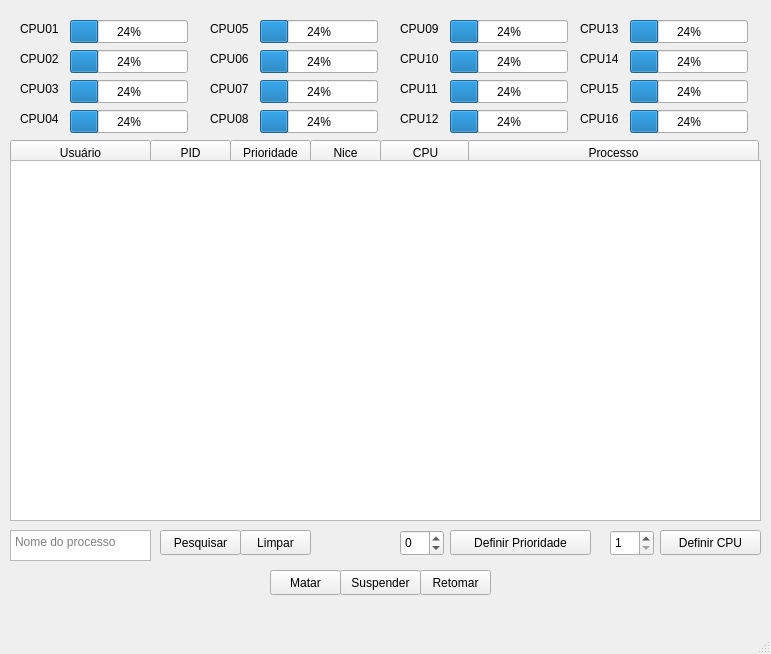
<?xml version="1.0" encoding="UTF-8"?>
<ui version="4.0">
 <class>MainWindow</class>
 <widget class="QMainWindow" name="MainWindow">
  <property name="geometry">
   <rect>
    <x>0</x>
    <y>0</y>
    <width>771</width>
    <height>654</height>
   </rect>
  </property>
  <property name="windowTitle">
   <string>MainWindow</string>
  </property>
  <widget class="QWidget" name="centralwidget">
   <widget class="QProgressBar" name="progressBar">
    <property name="geometry">
     <rect>
      <x>70</x>
      <y>20</y>
      <width>118</width>
      <height>23</height>
     </rect>
    </property>
    <property name="value">
     <number>24</number>
    </property>
    <property name="textVisible">
     <bool>true</bool>
    </property>
   </widget>
   <widget class="QProgressBar" name="progressBar_2">
    <property name="geometry">
     <rect>
      <x>70</x>
      <y>50</y>
      <width>118</width>
      <height>23</height>
     </rect>
    </property>
    <property name="value">
     <number>24</number>
    </property>
   </widget>
   <widget class="QProgressBar" name="progressBar_3">
    <property name="geometry">
     <rect>
      <x>70</x>
      <y>80</y>
      <width>118</width>
      <height>23</height>
     </rect>
    </property>
    <property name="value">
     <number>24</number>
    </property>
   </widget>
   <widget class="QProgressBar" name="progressBar_4">
    <property name="geometry">
     <rect>
      <x>70</x>
      <y>110</y>
      <width>118</width>
      <height>23</height>
     </rect>
    </property>
    <property name="value">
     <number>24</number>
    </property>
   </widget>
   <widget class="QProgressBar" name="progressBar_5">
    <property name="geometry">
     <rect>
      <x>260</x>
      <y>20</y>
      <width>118</width>
      <height>23</height>
     </rect>
    </property>
    <property name="value">
     <number>24</number>
    </property>
   </widget>
   <widget class="QProgressBar" name="progressBar_6">
    <property name="geometry">
     <rect>
      <x>260</x>
      <y>50</y>
      <width>118</width>
      <height>23</height>
     </rect>
    </property>
    <property name="value">
     <number>24</number>
    </property>
   </widget>
   <widget class="QProgressBar" name="progressBar_7">
    <property name="geometry">
     <rect>
      <x>260</x>
      <y>80</y>
      <width>118</width>
      <height>23</height>
     </rect>
    </property>
    <property name="value">
     <number>24</number>
    </property>
   </widget>
   <widget class="QProgressBar" name="progressBar_8">
    <property name="geometry">
     <rect>
      <x>260</x>
      <y>110</y>
      <width>118</width>
      <height>23</height>
     </rect>
    </property>
    <property name="value">
     <number>24</number>
    </property>
   </widget>
   <widget class="QProgressBar" name="progressBar_9">
    <property name="geometry">
     <rect>
      <x>450</x>
      <y>20</y>
      <width>118</width>
      <height>23</height>
     </rect>
    </property>
    <property name="value">
     <number>24</number>
    </property>
   </widget>
   <widget class="QProgressBar" name="progressBar_10">
    <property name="geometry">
     <rect>
      <x>450</x>
      <y>50</y>
      <width>118</width>
      <height>23</height>
     </rect>
    </property>
    <property name="value">
     <number>24</number>
    </property>
   </widget>
   <widget class="QProgressBar" name="progressBar_11">
    <property name="geometry">
     <rect>
      <x>450</x>
      <y>80</y>
      <width>118</width>
      <height>23</height>
     </rect>
    </property>
    <property name="value">
     <number>24</number>
    </property>
   </widget>
   <widget class="QProgressBar" name="progressBar_12">
    <property name="geometry">
     <rect>
      <x>450</x>
      <y>110</y>
      <width>118</width>
      <height>23</height>
     </rect>
    </property>
    <property name="value">
     <number>24</number>
    </property>
   </widget>
   <widget class="QProgressBar" name="progressBar_13">
    <property name="geometry">
     <rect>
      <x>630</x>
      <y>20</y>
      <width>118</width>
      <height>23</height>
     </rect>
    </property>
    <property name="value">
     <number>24</number>
    </property>
   </widget>
   <widget class="QProgressBar" name="progressBar_14">
    <property name="geometry">
     <rect>
      <x>630</x>
      <y>50</y>
      <width>118</width>
      <height>23</height>
     </rect>
    </property>
    <property name="value">
     <number>24</number>
    </property>
   </widget>
   <widget class="QProgressBar" name="progressBar_15">
    <property name="geometry">
     <rect>
      <x>630</x>
      <y>80</y>
      <width>118</width>
      <height>23</height>
     </rect>
    </property>
    <property name="value">
     <number>24</number>
    </property>
   </widget>
   <widget class="QProgressBar" name="progressBar_16">
    <property name="geometry">
     <rect>
      <x>630</x>
      <y>110</y>
      <width>118</width>
      <height>23</height>
     </rect>
    </property>
    <property name="value">
     <number>24</number>
    </property>
   </widget>
   <widget class="QLabel" name="label">
    <property name="geometry">
     <rect>
      <x>20</x>
      <y>20</y>
      <width>51</width>
      <height>17</height>
     </rect>
    </property>
    <property name="text">
     <string>CPU01</string>
    </property>
   </widget>
   <widget class="QLabel" name="label_2">
    <property name="geometry">
     <rect>
      <x>20</x>
      <y>50</y>
      <width>51</width>
      <height>17</height>
     </rect>
    </property>
    <property name="text">
     <string>CPU02</string>
    </property>
   </widget>
   <widget class="QLabel" name="label_3">
    <property name="geometry">
     <rect>
      <x>20</x>
      <y>80</y>
      <width>51</width>
      <height>17</height>
     </rect>
    </property>
    <property name="text">
     <string>CPU03</string>
    </property>
   </widget>
   <widget class="QLabel" name="label_4">
    <property name="geometry">
     <rect>
      <x>20</x>
      <y>110</y>
      <width>51</width>
      <height>17</height>
     </rect>
    </property>
    <property name="text">
     <string>CPU04</string>
    </property>
   </widget>
   <widget class="QLabel" name="label_5">
    <property name="geometry">
     <rect>
      <x>210</x>
      <y>20</y>
      <width>51</width>
      <height>17</height>
     </rect>
    </property>
    <property name="text">
     <string>CPU05</string>
    </property>
   </widget>
   <widget class="QLabel" name="label_6">
    <property name="geometry">
     <rect>
      <x>210</x>
      <y>50</y>
      <width>51</width>
      <height>17</height>
     </rect>
    </property>
    <property name="text">
     <string>CPU06</string>
    </property>
   </widget>
   <widget class="QLabel" name="label_7">
    <property name="geometry">
     <rect>
      <x>210</x>
      <y>80</y>
      <width>51</width>
      <height>17</height>
     </rect>
    </property>
    <property name="text">
     <string>CPU07</string>
    </property>
   </widget>
   <widget class="QLabel" name="label_8">
    <property name="geometry">
     <rect>
      <x>210</x>
      <y>110</y>
      <width>51</width>
      <height>17</height>
     </rect>
    </property>
    <property name="text">
     <string>CPU08</string>
    </property>
   </widget>
   <widget class="QLabel" name="label_9">
    <property name="geometry">
     <rect>
      <x>400</x>
      <y>20</y>
      <width>51</width>
      <height>17</height>
     </rect>
    </property>
    <property name="text">
     <string>CPU09</string>
    </property>
   </widget>
   <widget class="QLabel" name="label_10">
    <property name="geometry">
     <rect>
      <x>400</x>
      <y>50</y>
      <width>51</width>
      <height>17</height>
     </rect>
    </property>
    <property name="text">
     <string>CPU10</string>
    </property>
   </widget>
   <widget class="QLabel" name="label_11">
    <property name="geometry">
     <rect>
      <x>400</x>
      <y>80</y>
      <width>51</width>
      <height>17</height>
     </rect>
    </property>
    <property name="text">
     <string>CPU11</string>
    </property>
   </widget>
   <widget class="QLabel" name="label_12">
    <property name="geometry">
     <rect>
      <x>400</x>
      <y>110</y>
      <width>51</width>
      <height>17</height>
     </rect>
    </property>
    <property name="text">
     <string>CPU12</string>
    </property>
   </widget>
   <widget class="QLabel" name="label_13">
    <property name="geometry">
     <rect>
      <x>580</x>
      <y>20</y>
      <width>51</width>
      <height>17</height>
     </rect>
    </property>
    <property name="text">
     <string>CPU13</string>
    </property>
   </widget>
   <widget class="QLabel" name="label_14">
    <property name="geometry">
     <rect>
      <x>580</x>
      <y>50</y>
      <width>51</width>
      <height>17</height>
     </rect>
    </property>
    <property name="text">
     <string>CPU14</string>
    </property>
   </widget>
   <widget class="QLabel" name="label_15">
    <property name="geometry">
     <rect>
      <x>580</x>
      <y>80</y>
      <width>51</width>
      <height>17</height>
     </rect>
    </property>
    <property name="text">
     <string>CPU15</string>
    </property>
   </widget>
   <widget class="QLabel" name="label_16">
    <property name="geometry">
     <rect>
      <x>580</x>
      <y>110</y>
      <width>51</width>
      <height>17</height>
     </rect>
    </property>
    <property name="text">
     <string>CPU16</string>
    </property>
   </widget>
   <widget class="QListView" name="listView">
    <property name="geometry">
     <rect>
      <x>10</x>
      <y>160</y>
      <width>751</width>
      <height>361</height>
     </rect>
    </property>
   </widget>
   <widget class="QPushButton" name="pushButton">
    <property name="geometry">
     <rect>
      <x>10</x>
      <y>140</y>
      <width>141</width>
      <height>25</height>
     </rect>
    </property>
    <property name="text">
     <string>Usuário</string>
    </property>
   </widget>
   <widget class="QPushButton" name="pushButton_2">
    <property name="geometry">
     <rect>
      <x>150</x>
      <y>140</y>
      <width>81</width>
      <height>25</height>
     </rect>
    </property>
    <property name="text">
     <string>PID</string>
    </property>
   </widget>
   <widget class="QPushButton" name="pushButton_3">
    <property name="geometry">
     <rect>
      <x>310</x>
      <y>140</y>
      <width>71</width>
      <height>25</height>
     </rect>
    </property>
    <property name="text">
     <string>Nice</string>
    </property>
   </widget>
   <widget class="QPushButton" name="pushButton_4">
    <property name="geometry">
     <rect>
      <x>380</x>
      <y>140</y>
      <width>91</width>
      <height>25</height>
     </rect>
    </property>
    <property name="text">
     <string>CPU</string>
    </property>
   </widget>
   <widget class="QPushButton" name="pushButton_5">
    <property name="geometry">
     <rect>
      <x>468</x>
      <y>140</y>
      <width>291</width>
      <height>25</height>
     </rect>
    </property>
    <property name="text">
     <string>Processo</string>
    </property>
   </widget>
   <widget class="QPushButton" name="pushButton_6">
    <property name="geometry">
     <rect>
      <x>270</x>
      <y>570</y>
      <width>71</width>
      <height>25</height>
     </rect>
    </property>
    <property name="text">
     <string>Matar</string>
    </property>
   </widget>
   <widget class="QPushButton" name="pushButton_7">
    <property name="geometry">
     <rect>
      <x>450</x>
      <y>530</y>
      <width>141</width>
      <height>25</height>
     </rect>
    </property>
    <property name="text">
     <string>Definir Prioridade</string>
    </property>
   </widget>
   <widget class="QPushButton" name="pushButton_8">
    <property name="geometry">
     <rect>
      <x>340</x>
      <y>570</y>
      <width>81</width>
      <height>25</height>
     </rect>
    </property>
    <property name="text">
     <string>Suspender</string>
    </property>
   </widget>
   <widget class="QPushButton" name="pushButton_9">
    <property name="geometry">
     <rect>
      <x>420</x>
      <y>570</y>
      <width>71</width>
      <height>25</height>
     </rect>
    </property>
    <property name="text">
     <string>Retomar</string>
    </property>
   </widget>
   <widget class="QPushButton" name="pushButton_10">
    <property name="geometry">
     <rect>
      <x>660</x>
      <y>530</y>
      <width>101</width>
      <height>25</height>
     </rect>
    </property>
    <property name="text">
     <string>Definir CPU</string>
    </property>
   </widget>
   <widget class="QPushButton" name="pushButton_11">
    <property name="geometry">
     <rect>
      <x>230</x>
      <y>140</y>
      <width>81</width>
      <height>25</height>
     </rect>
    </property>
    <property name="text">
     <string>Prioridade</string>
    </property>
   </widget>
   <widget class="QPlainTextEdit" name="plainTextEdit">
    <property name="geometry">
     <rect>
      <x>10</x>
      <y>530</y>
      <width>141</width>
      <height>31</height>
     </rect>
    </property>
    <property name="placeholderText">
     <string>Nome do processo</string>
    </property>
   </widget>
   <widget class="QPushButton" name="pushButton_12">
    <property name="geometry">
     <rect>
      <x>160</x>
      <y>530</y>
      <width>81</width>
      <height>25</height>
     </rect>
    </property>
    <property name="text">
     <string>Pesquisar</string>
    </property>
   </widget>
   <widget class="QPushButton" name="pushButton_13">
    <property name="geometry">
     <rect>
      <x>240</x>
      <y>530</y>
      <width>71</width>
      <height>25</height>
     </rect>
    </property>
    <property name="text">
     <string>Limpar</string>
    </property>
   </widget>
   <widget class="QSpinBox" name="spinBox">
    <property name="geometry">
     <rect>
      <x>610</x>
      <y>530</y>
      <width>44</width>
      <height>26</height>
     </rect>
    </property>
    <property name="minimum">
     <number>1</number>
    </property>
    <property name="maximum">
     <number>16</number>
    </property>
   </widget>
   <widget class="QSpinBox" name="caixaSpin_2">
    <property name="geometry">
     <rect>
      <x>400</x>
      <y>530</y>
      <width>44</width>
      <height>26</height>
     </rect>
    </property>
    <property name="minimum">
     <number>-20</number>
    </property>
    <property name="maximum">
     <number>19</number>
    </property>
   </widget>
   <zorder>pushButton_3</zorder>
   <zorder>pushButton_2</zorder>
   <zorder>pushButton</zorder>
   <zorder>progressBar</zorder>
   <zorder>progressBar_2</zorder>
   <zorder>progressBar_3</zorder>
   <zorder>progressBar_4</zorder>
   <zorder>progressBar_5</zorder>
   <zorder>progressBar_6</zorder>
   <zorder>progressBar_7</zorder>
   <zorder>progressBar_8</zorder>
   <zorder>progressBar_9</zorder>
   <zorder>progressBar_10</zorder>
   <zorder>progressBar_11</zorder>
   <zorder>progressBar_12</zorder>
   <zorder>progressBar_13</zorder>
   <zorder>progressBar_14</zorder>
   <zorder>progressBar_15</zorder>
   <zorder>progressBar_16</zorder>
   <zorder>label</zorder>
   <zorder>label_2</zorder>
   <zorder>label_3</zorder>
   <zorder>label_4</zorder>
   <zorder>label_5</zorder>
   <zorder>label_6</zorder>
   <zorder>label_7</zorder>
   <zorder>label_8</zorder>
   <zorder>label_9</zorder>
   <zorder>label_10</zorder>
   <zorder>label_11</zorder>
   <zorder>label_12</zorder>
   <zorder>label_13</zorder>
   <zorder>label_14</zorder>
   <zorder>label_15</zorder>
   <zorder>label_16</zorder>
   <zorder>pushButton_4</zorder>
   <zorder>pushButton_5</zorder>
   <zorder>pushButton_6</zorder>
   <zorder>pushButton_7</zorder>
   <zorder>pushButton_8</zorder>
   <zorder>pushButton_9</zorder>
   <zorder>pushButton_10</zorder>
   <zorder>pushButton_11</zorder>
   <zorder>listView</zorder>
   <zorder>plainTextEdit</zorder>
   <zorder>pushButton_12</zorder>
   <zorder>pushButton_13</zorder>
   <zorder>spinBox</zorder>
   <zorder>caixaSpin_2</zorder>
  </widget>
  <widget class="QMenuBar" name="menubar">
   <property name="geometry">
    <rect>
     <x>0</x>
     <y>0</y>
     <width>771</width>
     <height>22</height>
    </rect>
   </property>
  </widget>
  <widget class="QStatusBar" name="statusbar"/>
 </widget>
 <resources/>
 <connections>
  <connection>
   <sender>pushButton_12</sender>
   <signal>clicked()</signal>
   <receiver>MainWindow</receiver>
   <slot>pesquisaProcesso()</slot>
   <hints>
    <hint type="sourcelabel">
     <x>218</x>
     <y>562</y>
    </hint>
    <hint type="destinationlabel">
     <x>212</x>
     <y>580</y>
    </hint>
   </hints>
  </connection>
  <connection>
   <sender>pushButton_13</sender>
   <signal>clicked()</signal>
   <receiver>plainTextEdit</receiver>
   <slot>clear()</slot>
   <hints>
    <hint type="sourcelabel">
     <x>253</x>
     <y>566</y>
    </hint>
    <hint type="destinationlabel">
     <x>76</x>
     <y>570</y>
    </hint>
   </hints>
  </connection>
  <connection>
   <sender>pushButton_13</sender>
   <signal>clicked()</signal>
   <receiver>MainWindow</receiver>
   <slot>pesquisaProcesso()</slot>
   <hints>
    <hint type="sourcelabel">
     <x>297</x>
     <y>561</y>
    </hint>
    <hint type="destinationlabel">
     <x>308</x>
     <y>576</y>
    </hint>
   </hints>
  </connection>
  <connection>
   <sender>listView</sender>
   <signal>clicked(QModelIndex)</signal>
   <receiver>MainWindow</receiver>
   <slot>selecionaProcesso()</slot>
   <hints>
    <hint type="sourcelabel">
     <x>89</x>
     <y>255</y>
    </hint>
    <hint type="destinationlabel">
     <x>5</x>
     <y>160</y>
    </hint>
   </hints>
  </connection>
  <connection>
   <sender>pushButton_6</sender>
   <signal>clicked()</signal>
   <receiver>MainWindow</receiver>
   <slot>mataProcesso()</slot>
   <hints>
    <hint type="sourcelabel">
     <x>294</x>
     <y>601</y>
    </hint>
    <hint type="destinationlabel">
     <x>310</x>
     <y>557</y>
    </hint>
   </hints>
  </connection>
  <connection>
   <sender>pushButton_8</sender>
   <signal>clicked()</signal>
   <receiver>MainWindow</receiver>
   <slot>suspendeProcesso()</slot>
   <hints>
    <hint type="sourcelabel">
     <x>394</x>
     <y>606</y>
    </hint>
    <hint type="destinationlabel">
     <x>449</x>
     <y>583</y>
    </hint>
   </hints>
  </connection>
  <connection>
   <sender>pushButton_9</sender>
   <signal>clicked()</signal>
   <receiver>MainWindow</receiver>
   <slot>retomaProcesso()</slot>
   <hints>
    <hint type="sourcelabel">
     <x>466</x>
     <y>599</y>
    </hint>
    <hint type="destinationlabel">
     <x>548</x>
     <y>559</y>
    </hint>
   </hints>
  </connection>
  <connection>
   <sender>pushButton_7</sender>
   <signal>clicked()</signal>
   <receiver>MainWindow</receiver>
   <slot>definePrioridade()</slot>
   <hints>
    <hint type="sourcelabel">
     <x>486</x>
     <y>566</y>
    </hint>
    <hint type="destinationlabel">
     <x>572</x>
     <y>614</y>
    </hint>
   </hints>
  </connection>
  <connection>
   <sender>pushButton_10</sender>
   <signal>clicked()</signal>
   <receiver>MainWindow</receiver>
   <slot>defineCPU()</slot>
   <hints>
    <hint type="sourcelabel">
     <x>715</x>
     <y>572</y>
    </hint>
    <hint type="destinationlabel">
     <x>727</x>
     <y>595</y>
    </hint>
   </hints>
  </connection>
 </connections>
 <slots>
  <slot>atualizaPorcentagem()</slot>
  <slot>atualizaProcessos()</slot>
  <slot>pesquisaProcesso()</slot>
  <slot>mataProcesso()</slot>
  <slot>selecionaProcesso()</slot>
  <slot>suspendeProcesso()</slot>
  <slot>retomaProcesso()</slot>
  <slot>definePrioridade()</slot>
  <slot>defineCPU()</slot>
 </slots>
</ui>
